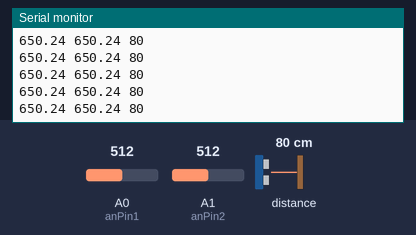
The sketch below on a simulated Arduino Uno, built with avr-gcc and run on an emulated ATmega328P. On the bench: the last lines printed to the serial monitor. The test bench sets the inputs (shaded band); at power-on: A0 (anPin1) = 512, A1 (anPin2) = 512, distance to the obstacle 80 cm.

Above: at 8.7 s.
8.8 s: A0 (anPin1) set to 9
At 8.88 s:
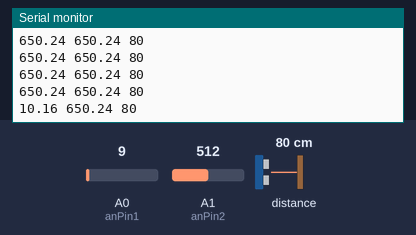
10.3 s: A0 (anPin1) set to 6
At 10.34 s:
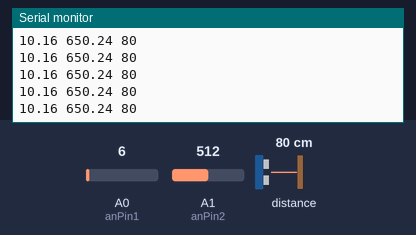
Timing chart, 0 to 12.8 s (numbered marks = the images above; inputs shaded):
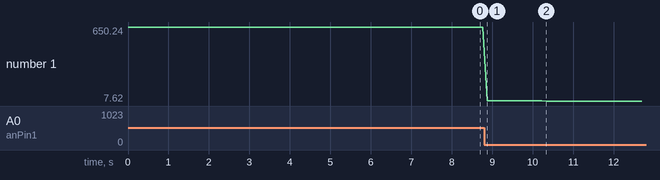

Measured:
- after the input at 8.8 s, the serial monitor: prints a new line after 0.08 s (image 1)
- plotted number 1: 650.24 → 10.16 after the input at 8.8 s, 10.16 → 7.62 after the input at 10.3 s

The sketch:

sensorAggregate.ino
```cpp
/*
This code reads the Analog Voltage output from the
LV-MaxSonar sensors
If you wish for code with averaging, please see
playground.arduino.cc/Main/MaxSonar
Please note that we do not recommend using averaging with our sensors.
Mode and Median filters are recommended.
*/

#include <Wire.h>
#include <LIDARLite.h>

LIDARLite myLidarLite;

const int anPin1 = 0;
const int anPin2 = 1;

int triggerPin1 = 13;
long distance1, distance2;

void setup() {
  Serial.begin(4800);  // sets the serial port to 9600
  pinMode(triggerPin1, OUTPUT);
  myLidarLite.begin(0, true); // Set configuration to default and I2C to 400 kHz
  myLidarLite.configure(0); // Change this number to try out alternate configurations
}

void start_sensor(){
  digitalWrite(triggerPin1,HIGH);
  delay(1);
  digitalWrite(triggerPin1,LOW);
}

void read_sensors(){
  /*
  Scale factor is (Vcc/512) per inch. A 5V supply yields ~9.8mV/in
  Arduino analog pin goes from 0 to 1024, so the value has to be divided by 2 to get the actual inches
  */
  distance1 = analogRead(anPin1)/2;
  distance2 = analogRead(anPin2)/2;
}

void print_all(){
  //Serial.print("S1");
  //Serial.print(" ");
  Serial.print(distance1*2.54);
  Serial.print(" ");

  //Serial.print("S2");
  //Serial.print(" ");
  Serial.print(distance2*2.54);
  //Serial.println("cm; ");

}

void loop() {
  start_sensor();
  read_sensors();
  print_all();
  long dLidar=myLidarLite.distance();
  Serial.print(" ");
  Serial.println(dLidar);
  delay(100);
}
```
